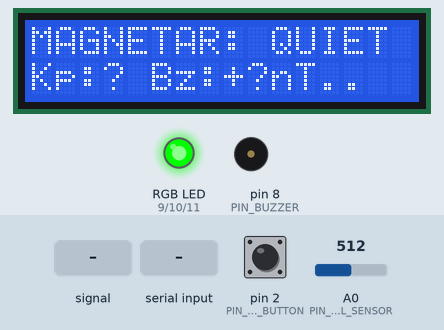
Recording of a sketch running on a simulated Arduino Uno, built with avr-gcc and run on an emulated ATmega328P. Shown: 16×2 character LCD, an RGB LED mixed from three pins (HIGH = lit), buzzer (waves = sounding). Dashed ring = blinking. The test bench sets the inputs (shaded band); at power-on: pin 2 (PIN_REPLAY_BUTTON) HIGH, A0 (PIN_HALL_SENSOR) = 512. Dim RGB values are drawn brighter than linear; what the sketch prints to the serial monitor is not drawn.

Above: at 1.7 s.
1.8 s: A0 (PIN_HALL_SENSOR) fed a 1000 Hz sine of ±255 counts around its level
At 3.7 s:
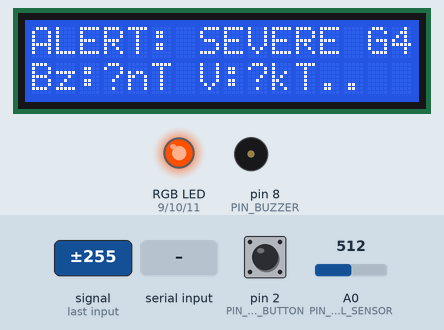
3.8 s: pin 2 (PIN_REPLAY_BUTTON) pulled LOW for 0.15 s
4.5 s: "c" received over Serial
At 4.95 s:
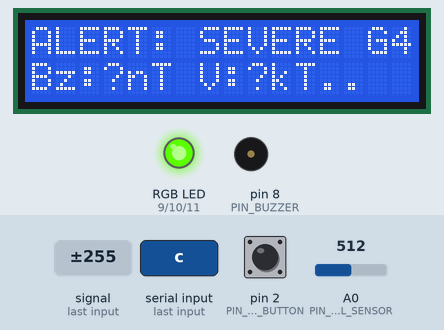
7.5 s: A0 (PIN_HALL_SENSOR) fed a 200 Hz sine of ±81 counts around its level
At 10.41 s:
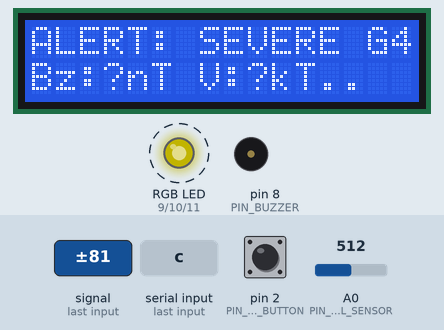
10.5 s: "R" received over Serial
At 13.43 s:
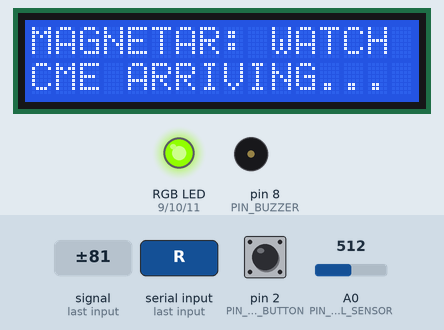
13.5 s: A0 (PIN_HALL_SENSOR) set to 0
At 14.32 s:
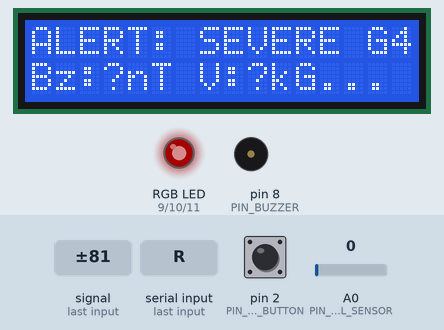
Timing chart, 0 to 16.6 s (numbered marks = the images above; inputs shaded):
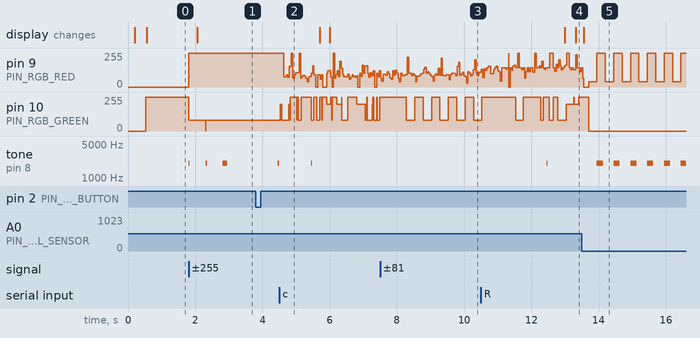

Measured:
- after the input at 1.8 s, pin 9 (PIN_RGB_RED): 0/255 → 255/255 at once; pin 10 (PIN_RGB_GREEN): 255/255 → 80/255 at once; tone on pin 8 (PIN_BUZZER): goes 2000 Hz 0.01 s, silent 0.49 s, 2000 Hz 0.05 s, silent 0.45 s, 2000 Hz 0.14 s, then silent, starting at once; the display: changes after 0.26 s (image 1)
- after the input at 4.5 s, tone on pin 8 (PIN_BUZZER): goes on until 5.5 s, then stays silent
- after the input at 7.5 s, tone on pin 8 (PIN_BUZZER): stops changing and stays silent
- after the input at 13.5 s, tone on pin 8 (PIN_BUZZER): alternates 2000 Hz for 0.18 s and silent for 0.32 s, starting after 0.45 s

The sketch:

arduino_full_reference_sketch.ino
```cpp
/* ==============================================================================
   MAGNETAR — Arduino UNO R4 WiFi Complete Reference Sketch
   ==============================================================================
   Physical Hardware Map:
     - Board:          Arduino UNO R4 WiFi
     - Hall Sensor:    Analog Pin A0 (Linear 49E or similar)
     - I2C LCD:        16x2 LCD via I2C (Address 0x27 or 0x3F) on SDA/SCL
     - Alert RGB LED:  Red = Pin 9, Green = Pin 10, Blue = Pin 11 (PWM)
     - Alert Buzzer:   Pin 8 (PWM tone output)
     - Replay Button:  Pin 2 (INPUT_PULLUP, triggers scripted storm replay)
     - USB Serial:     115200 Baud machine-readable telemetry stream
   ============================================================================== */

#include <Wire.h>
#include <LiquidCrystal_I2C.h>

// --- PIN ASSIGNMENTS ---
const int PIN_HALL_SENSOR   = A0;
const int PIN_REPLAY_BUTTON = 2;
const int PIN_BUZZER        = 8;
const int PIN_RGB_RED       = 9;
const int PIN_RGB_GREEN     = 10;
const int PIN_RGB_BLUE      = 11;

// --- HARDWARE PERIPHERALS ---
// Adjust I2C address if your display uses 0x3F instead of 0x27
LiquidCrystal_I2C lcd(0x27, 16, 2);

// --- CALIBRATION & TELEMETRY VARIABLES ---
int hallBaseline = 512;
int hallRaw = 512;
int hallDelta = 0;

// Space weather variables (fallbacks when offline)
float kpIndex = 1.8;
float imfBz = 3.6;          // in nT (positive = Northward, negative = Southward)
float solarWindSpeed = 390; // in km/s

// Risk Level enum
enum ThreatLevel { QUIET, WATCH, WARNING, SEVERE };
ThreatLevel currentThreat = QUIET;
const char* threatStrings[] = { "QUIET", "WATCH", "WARNING", "SEVERE" };

// Scripted Storm Replay state
bool replayActive = false;
unsigned long replayStartTime = 0;
const unsigned long REPLAY_DURATION_MS = 60000; // 60 seconds

// Timing
unsigned long lastTelemetrySend = 0;
const unsigned long TELEMETRY_INTERVAL_MS = 150; // ~6.6 Hz serial updates

// LCD buffer
char lcdLine1[17] = "MAGNETAR: QUIET";
char lcdLine2[17] = "Kp:1.8 Bz:+3.6nT";

void setup() {
  // Initialize Serial at 115200 baud
  Serial.begin(115200);
  delay(100);

  Serial.println("==================================================");
  Serial.println("[MAGNETAR] System Initializing...");
  Serial.println("[MAGNETAR] Controller: Arduino UNO R4 WiFi");

  // Setup Pins
  pinMode(PIN_HALL_SENSOR, INPUT);
  pinMode(PIN_REPLAY_BUTTON, INPUT_PULLUP);
  pinMode(PIN_BUZZER, OUTPUT);
  pinMode(PIN_RGB_RED, OUTPUT);
  pinMode(PIN_RGB_GREEN, OUTPUT);
  pinMode(PIN_RGB_BLUE, OUTPUT);

  // Initialize LCD
  Wire.begin();
  lcd.init();
  lcd.backlight();
  lcd.clear();
  lcd.setCursor(0, 0);
  lcd.print("MAGNETAR GEO-01");
  lcd.setCursor(0, 1);
  lcd.print("CALIBRATING...");

  // Calibrate Hall Sensor Baseline (average of 32 readings)
  long sum = 0;
  for (int i = 0; i < 32; i++) {
    sum += analogRead(PIN_HALL_SENSOR);
    delay(10);
  }
  hallBaseline = sum / 32;

  Serial.print("[MAGNETAR] Hall Sensor Baseline Calibrated: ");
  Serial.println(hallBaseline);
  Serial.println("[MAGNETAR] Ready. Streaming serial telemetry...");
  Serial.println("==================================================");

  setRgbColor(0, 255, 0); // Green for quiet
  tone(PIN_BUZZER, 1000, 100);
}

void loop() {
  unsigned long now = millis();

  // 1. Check physical button press (Pin 2 with INPUT_PULLUP, LOW when pressed)
  if (digitalRead(PIN_REPLAY_BUTTON) == LOW) {
    delay(50); // debounce
    if (digitalRead(PIN_REPLAY_BUTTON) == LOW) {
      if (!replayActive) {
        startStormReplay();
      } else {
        stopStormReplay();
      }
      while (digitalRead(PIN_REPLAY_BUTTON) == LOW); // wait for release
    }
  }

  // 2. Read incoming commands from Python bridge (e.g. 'R' = Replay, 'C' = Calibrate)
  if (Serial.available() > 0) {
    char cmd = Serial.read();
    if (cmd == 'R' || cmd == 'r') {
      startStormReplay();
    } else if (cmd == 'C' || cmd == 'c') {
      calibrateBaseline();
    } else if (cmd == 'S' || cmd == 's') {
      stopStormReplay();
    }
  }

  // 3. Read Hall sensor
  hallRaw = analogRead(PIN_HALL_SENSOR);
  hallDelta = hallRaw - hallBaseline;

  // 4. If Scripted Storm Replay is active, compute scripted progression
  if (replayActive) {
    unsigned long elapsed = now - replayStartTime;
    if (elapsed >= REPLAY_DURATION_MS) {
      stopStormReplay();
    } else {
      updateReplaySimulation(elapsed);
    }
  } else {
    // Normal live / offline operation
    classifyThreat();
  }

  // 5. Update physical outputs (RGB LED, Buzzer, 16x2 LCD)
  updatePhysicalAlerts();

  // 6. Send Machine-Readable Telemetry over Serial to Python Bridge
  if (now - lastTelemetrySend >= TELEMETRY_INTERVAL_MS) {
    lastTelemetrySend = now;
    sendSerialTelemetry();
  }
}

// --- THREAT CLASSIFICATION LOGIC ---
void classifyThreat() {
  int absDelta = abs(hallDelta);
  if (kpIndex >= 7.0 || imfBz <= -15.0 || absDelta >= 28) {
    currentThreat = SEVERE;
    snprintf(lcdLine1, sizeof(lcdLine1), "ALERT: SEVERE G4");
    snprintf(lcdLine2, sizeof(lcdLine2), "Bz:%.0fnT V:%.0fk", imfBz, solarWindSpeed);
  } else if (kpIndex >= 5.0 || imfBz <= -8.0 || absDelta >= 16) {
    currentThreat = WARNING;
    snprintf(lcdLine1, sizeof(lcdLine1), "MAGNETAR: WARN  ");
    snprintf(lcdLine2, sizeof(lcdLine2), "Kp:%.1f Bz:%.0fnT", kpIndex, imfBz);
  } else if (kpIndex >= 3.5 || imfBz <= -3.0 || absDelta >= 8) {
    currentThreat = WATCH;
    snprintf(lcdLine1, sizeof(lcdLine1), "MAGNETAR: WATCH ");
    snprintf(lcdLine2, sizeof(lcdLine2), "CME ARRIVING... ");
  } else {
    currentThreat = QUIET;
    snprintf(lcdLine1, sizeof(lcdLine1), "MAGNETAR: QUIET ");
    snprintf(lcdLine2, sizeof(lcdLine2), "Kp:%.1f Bz:+%.1fnT", kpIndex, imfBz);
  }
}

// --- PHYSICAL ALERTS (LED, BUZZER, LCD) ---
void updatePhysicalAlerts() {
  static unsigned long lastLcdUpdate = 0;
  static unsigned long lastBuzzerToggle = 0;
  static bool buzzerState = false;
  unsigned long now = millis();

  switch (currentThreat) {
    case QUIET:
      setRgbColor(0, 255, 0); // Green
      noTone(PIN_BUZZER);
      break;

    case WATCH:
      setRgbColor(255, 200, 0); // Amber Yellow
      noTone(PIN_BUZZER);
      break;

    case WARNING:
      setRgbColor(255, 80, 0); // Orange
      // Intermittent chirp every 1.5 seconds
      if (now - lastBuzzerToggle >= 1500) {
        lastBuzzerToggle = now;
        tone(PIN_BUZZER, 1200, 120);
      }
      break;

    case SEVERE:
      // Flashing Red LED & Urgent Alarm Tone
      if (now - lastBuzzerToggle >= 250) {
        lastBuzzerToggle = now;
        buzzerState = !buzzerState;
        if (buzzerState) {
          setRgbColor(255, 0, 0); // Red
          tone(PIN_BUZZER, 2000, 180);
        } else {
          setRgbColor(40, 0, 0);  // Dim
        }
      }
      break;
  }

  // Update LCD at ~4 Hz to prevent I2C bus flicker
  if (now - lastLcdUpdate >= 250) {
    lastLcdUpdate = now;
    lcd.setCursor(0, 0);
    lcd.print(lcdLine1);
    lcd.setCursor(0, 1);
    lcd.print(lcdLine2);
  }
}

// --- REPLAY SCRIPT ENGINE ---
void startStormReplay() {
  replayActive = true;
  replayStartTime = millis();
  Serial.println("[ARDUINO] >>> SCRIPTED STORM REPLAY STARTED (60 SECONDS)");
}

void stopStormReplay() {
  replayActive = false;
  kpIndex = 1.8;
  imfBz = 3.6;
  solarWindSpeed = 390;
  Serial.println("[ARDUINO] <<< SCRIPTED STORM REPLAY FINISHED");
}

void updateReplaySimulation(unsigned long elapsedMs) {
  float progress = (float)elapsedMs / (float)REPLAY_DURATION_MS;

  if (progress < 0.20) {
    // Stage 1: Quiet Sun
    kpIndex = 1.8 + progress * 2.0;
    imfBz = 3.5 - progress * 15.0;
    solarWindSpeed = 380 + progress * 200;
  } else if (progress < 0.40) {
    // Stage 2: Sudden Commencement / CME Shock
    float p = (progress - 0.20) / 0.20;
    kpIndex = 3.2 + p * 2.5;
    imfBz = -2.0 - p * 8.0;
    solarWindSpeed = 460 + p * 180;
  } else if (progress < 0.70) {
    // Stage 3: Severe Main Phase Peak
    float p = (progress - 0.40) / 0.30;
    kpIndex = 7.5 + sin(p * 3.1415) * 1.3;
    imfBz = -15.0 - sin(p * 3.1415) * 8.0;
    solarWindSpeed = 720 + sin(p * 3.1415) * 160;
  } else {
    // Stage 4: Recovery Phase
    float p = (progress - 0.70) / 0.30;
    kpIndex = 8.5 - p * 6.5;
    imfBz = -22.0 + p * 25.0;
    solarWindSpeed = 850 - p * 450;
  }

  classifyThreat();
}

void calibrateBaseline() {
  hallBaseline = hallRaw;
  Serial.print("[ARDUINO] Baseline zeroed to: ");
  Serial.println(hallBaseline);
}

void setRgbColor(int r, int g, int b) {
  analogWrite(PIN_RGB_RED, r);
  analogWrite(PIN_RGB_GREEN, g);
  analogWrite(PIN_RGB_BLUE, b);
}

// --- MACHINE-READABLE SERIAL OUTPUT ---
void sendSerialTelemetry() {
  // Format: MAG:kp,bz,speed,hall,delta,risk,lcdLine1|lcdLine2
  Serial.print("MAG:");
  Serial.print(kpIndex, 1);
  Serial.print(",");
  Serial.print(imfBz, 1);
  Serial.print(",");
  Serial.print(solarWindSpeed, 0);
  Serial.print(",");
  Serial.print(hallRaw);
  Serial.print(",");
  Serial.print(hallDelta);
  Serial.print(",");
  Serial.print(threatStrings[currentThreat]);
  Serial.print(",");
  Serial.print(lcdLine1);
  Serial.print("|");
  Serial.println(lcdLine2);
}
```

arduino_telemetry_snippet.ino
```cpp
/* ==============================================================================
   MAGNETAR — Arduino UNO R4 Serial Telemetry Drop-In Snippet
   ==============================================================================
   Add this single helper function and call it inside your existing loop().
   It emits a machine-readable telemetry line at 115200 baud that the MAGNETAR
   Python bridge automatically reads and displays on the dashboard.

   Format:
   MAG:kp,bz,solar_speed,hall_raw,hall_delta,risk_level,lcd_line1|lcd_line2
   ============================================================================== */

// Call this function once every 100ms - 250ms in your loop()
void sendDashboardTelemetry(float kp, float bz, float solarSpeed,
                            int hallRaw, int hallDelta,
                            const char* riskLevel,
                            const char* lcdLine1, const char* lcdLine2) {
  // Machine-readable prefix 'MAG:'
  Serial.print("MAG:");
  Serial.print(kp, 1);
  Serial.print(",");
  Serial.print(bz, 1);
  Serial.print(",");
  Serial.print(solarSpeed, 0);
  Serial.print(",");
  Serial.print(hallRaw);
  Serial.print(",");
  Serial.print(hallDelta);
  Serial.print(",");
  Serial.print(riskLevel);
  Serial.print(",");
  Serial.print(lcdLine1);
  Serial.print("|");
  Serial.println(lcdLine2);
}

/* ==============================================================================
   OPTIONAL: Check for commands from the Python Bridge
   (e.g., when the user clicks 'Replay' or 'Zero Baseline' on the web dashboard)
   ============================================================================== */
void handleBridgeCommands() {
  if (Serial.available() > 0) {
    char cmd = Serial.read();
    if (cmd == 'R' || cmd == 'r') {
      // Trigger your scripted storm replay function
      Serial.println("[ARDUINO] Command received: START REPLAY");
      // startStormReplay();
    } else if (cmd == 'C' || cmd == 'c') {
      // Recalibrate local Hall baseline
      Serial.println("[ARDUINO] Command received: CALIBRATE BASELINE");
      // calibrateHallSensor();
    }
  }
}
```
